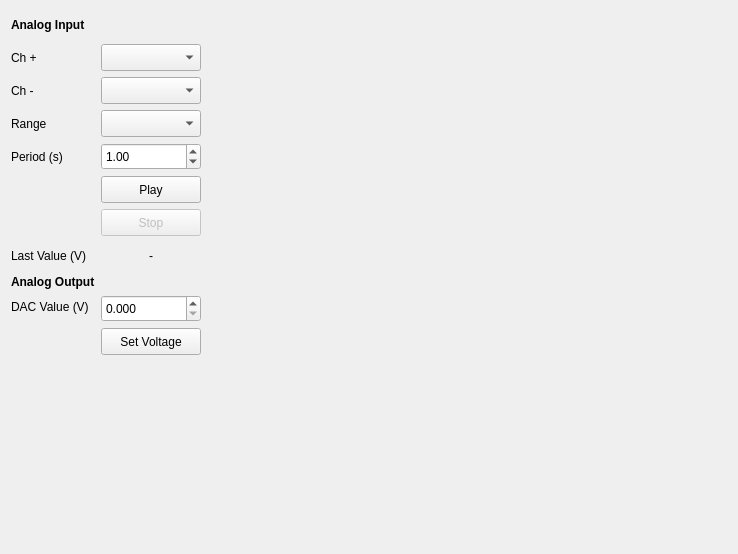
      <widget class="QWidget" name="tab1">
       <attribute name="title">
        <string>Analog I / O</string>
       </attribute>
       <layout class="QHBoxLayout" name="horizontalLayout_6">
        <item>
         <layout class="QHBoxLayout" name="horizontalLayout">
          <item>
           <layout class="QFormLayout" name="formLayout_5">
            <property name="sizeConstraint">
             <enum>QLayout::SetFixedSize</enum>
            </property>
            <property name="fieldGrowthPolicy">
             <enum>QFormLayout::AllNonFixedFieldsGrow</enum>
            </property>
            <item row="0" column="0">
             <widget class="QLabel" name="label_12">
              <property name="sizePolicy">
               <sizepolicy hsizetype="Fixed" vsizetype="Fixed">
                <horstretch>0</horstretch>
                <verstretch>0</verstretch>
               </sizepolicy>
              </property>
              <property name="minimumSize">
               <size>
                <width>80</width>
                <height>27</height>
               </size>
              </property>
              <property name="font">
               <font>
                <weight>75</weight>
                <bold>true</bold>
               </font>
              </property>
              <property name="text">
               <string>Analog Input</string>
              </property>
             </widget>
            </item>
            <item row="1" column="0">
             <widget class="QLabel" name="label_13">
              <property name="sizePolicy">
               <sizepolicy hsizetype="Fixed" vsizetype="Fixed">
                <horstretch>0</horstretch>
                <verstretch>0</verstretch>
               </sizepolicy>
              </property>
              <property name="minimumSize">
               <size>
                <width>80</width>
                <height>27</height>
               </size>
              </property>
              <property name="text">
               <string>Ch +</string>
              </property>
             </widget>
            </item>
            <item row="1" column="1">
             <widget class="QComboBox" name="pos_channel">
              <property name="sizePolicy">
               <sizepolicy hsizetype="Fixed" vsizetype="Fixed">
                <horstretch>0</horstretch>
                <verstretch>0</verstretch>
               </sizepolicy>
              </property>
              <property name="minimumSize">
               <size>
                <width>100</width>
                <height>27</height>
               </size>
              </property>
             </widget>
            </item>
            <item row="2" column="0">
             <widget class="QLabel" name="label_14">
              <property name="sizePolicy">
               <sizepolicy hsizetype="Fixed" vsizetype="Fixed">
                <horstretch>0</horstretch>
                <verstretch>0</verstretch>
               </sizepolicy>
              </property>
              <property name="minimumSize">
               <size>
                <width>80</width>
                <height>27</height>
               </size>
              </property>
              <property name="text">
               <string>Ch -</string>
              </property>
             </widget>
            </item>
            <item row="2" column="1">
             <widget class="QComboBox" name="neg_channel">
              <property name="sizePolicy">
               <sizepolicy hsizetype="Fixed" vsizetype="Fixed">
                <horstretch>0</horstretch>
                <verstretch>0</verstretch>
               </sizepolicy>
              </property>
              <property name="minimumSize">
               <size>
                <width>100</width>
                <height>27</height>
               </size>
              </property>
             </widget>
            </item>
            <item row="3" column="0">
             <widget class="QLabel" name="label_15">
              <property name="sizePolicy">
               <sizepolicy hsizetype="Fixed" vsizetype="Fixed">
                <horstretch>0</horstretch>
                <verstretch>0</verstretch>
               </sizepolicy>
              </property>
              <property name="minimumSize">
               <size>
                <width>80</width>
                <height>27</height>
               </size>
              </property>
              <property name="text">
               <string>Range</string>
              </property>
             </widget>
            </item>
            <item row="3" column="1">
             <widget class="QComboBox" name="range">
              <property name="sizePolicy">
               <sizepolicy hsizetype="Fixed" vsizetype="Fixed">
                <horstretch>0</horstretch>
                <verstretch>0</verstretch>
               </sizepolicy>
              </property>
              <property name="minimumSize">
               <size>
                <width>100</width>
                <height>27</height>
               </size>
              </property>
             </widget>
            </item>
            <item row="4" column="0">
             <widget class="QLabel" name="label_16">
              <property name="sizePolicy">
               <sizepolicy hsizetype="Fixed" vsizetype="Fixed">
                <horstretch>0</horstretch>
                <verstretch>0</verstretch>
               </sizepolicy>
              </property>
              <property name="minimumSize">
               <size>
                <width>80</width>
                <height>27</height>
               </size>
              </property>
              <property name="text">
               <string>Period (s)</string>
              </property>
             </widget>
            </item>
            <item row="5" column="1">
             <widget class="QPushButton" name="Bplay">
              <property name="sizePolicy">
               <sizepolicy hsizetype="Fixed" vsizetype="Fixed">
                <horstretch>0</horstretch>
                <verstretch>0</verstretch>
               </sizepolicy>
              </property>
              <property name="minimumSize">
               <size>
                <width>100</width>
                <height>27</height>
               </size>
              </property>
              <property name="text">
               <string>Play</string>
              </property>
              <property name="checkable">
               <bool>true</bool>
              </property>
             </widget>
            </item>
            <item row="6" column="1">
             <widget class="QPushButton" name="Bstop">
              <property name="enabled">
               <bool>false</bool>
              </property>
              <property name="sizePolicy">
               <sizepolicy hsizetype="Fixed" vsizetype="Fixed">
                <horstretch>0</horstretch>
                <verstretch>0</verstretch>
               </sizepolicy>
              </property>
              <property name="minimumSize">
               <size>
                <width>100</width>
                <height>27</height>
               </size>
              </property>
              <property name="text">
               <string>Stop</string>
              </property>
             </widget>
            </item>
            <item row="7" column="1">
             <widget class="QLabel" name="last_value">
              <property name="sizePolicy">
               <sizepolicy hsizetype="Fixed" vsizetype="Fixed">
                <horstretch>0</horstretch>
                <verstretch>0</verstretch>
               </sizepolicy>
              </property>
              <property name="minimumSize">
               <size>
                <width>100</width>
                <height>27</height>
               </size>
              </property>
              <property name="text">
               <string>-</string>
              </property>
              <property name="alignment">
               <set>Qt::AlignCenter</set>
              </property>
             </widget>
            </item>
            <item row="7" column="0">
             <widget class="QLabel" name="label_18">
              <property name="sizePolicy">
               <sizepolicy hsizetype="Fixed" vsizetype="Fixed">
                <horstretch>0</horstretch>
                <verstretch>0</verstretch>
               </sizepolicy>
              </property>
              <property name="minimumSize">
               <size>
                <width>80</width>
                <height>27</height>
               </size>
              </property>
              <property name="text">
               <string>Last Value (V)</string>
              </property>
             </widget>
            </item>
            <item row="8" column="0">
             <widget class="QLabel" name="label_19">
              <property name="font">
               <font>
                <weight>75</weight>
                <bold>true</bold>
               </font>
              </property>
              <property name="text">
               <string>Analog Output</string>
              </property>
             </widget>
            </item>
            <item row="9" column="0">
             <widget class="QLabel" name="label_20">
              <property name="text">
               <string>DAC Value (V)</string>
              </property>
             </widget>
            </item>
            <item row="9" column="1">
             <widget class="QDoubleSpinBox" name="dac_value">
              <property name="sizePolicy">
               <sizepolicy hsizetype="Fixed" vsizetype="Fixed">
                <horstretch>0</horstretch>
                <verstretch>0</verstretch>
               </sizepolicy>
              </property>
              <property name="minimumSize">
               <size>
                <width>100</width>
                <height>27</height>
               </size>
              </property>
              <property name="decimals">
               <number>3</number>
              </property>
              <property name="singleStep">
               <double>0.100000000000000</double>
              </property>
             </widget>
            </item>
            <item row="4" column="1">
             <widget class="QDoubleSpinBox" name="sb_period">
              <property name="sizePolicy">
               <sizepolicy hsizetype="Fixed" vsizetype="Fixed">
                <horstretch>0</horstretch>
                <verstretch>0</verstretch>
               </sizepolicy>
              </property>
              <property name="minimumSize">
               <size>
                <width>100</width>
                <height>27</height>
               </size>
              </property>
              <property name="minimum">
               <double>0.100000000000000</double>
              </property>
              <property name="maximum">
               <double>99.900000000000006</double>
              </property>
              <property name="singleStep">
               <double>0.100000000000000</double>
              </property>
              <property name="value">
               <double>1.000000000000000</double>
              </property>
             </widget>
            </item>
            <item row="10" column="1">
             <widget class="QPushButton" name="Bset_voltage">
              <property name="sizePolicy">
               <sizepolicy hsizetype="Fixed" vsizetype="Fixed">
                <horstretch>0</horstretch>
                <verstretch>0</verstretch>
               </sizepolicy>
              </property>
              <property name="minimumSize">
               <size>
                <width>100</width>
                <height>27</height>
               </size>
              </property>
              <property name="text">
               <string>Set Voltage</string>
              </property>
             </widget>
            </item>
           </layout>
          </item>
          <item>
           <widget class="MPL_Widget" name="plotWidget" native="true">
            <property name="sizePolicy">
             <sizepolicy hsizetype="Expanding" vsizetype="Expanding">
              <horstretch>0</horstretch>
              <verstretch>0</verstretch>
             </sizepolicy>
            </property>
            <property name="minimumSize">
             <size>
              <width>520</width>
              <height>532</height>
             </size>
            </property>
            <property name="maximumSize">
             <size>
              <width>16777215</width>
              <height>16777215</height>
             </size>
            </property>
           </widget>
          </item>
         </layout>
        </item>
       </layout>
      </widget>
